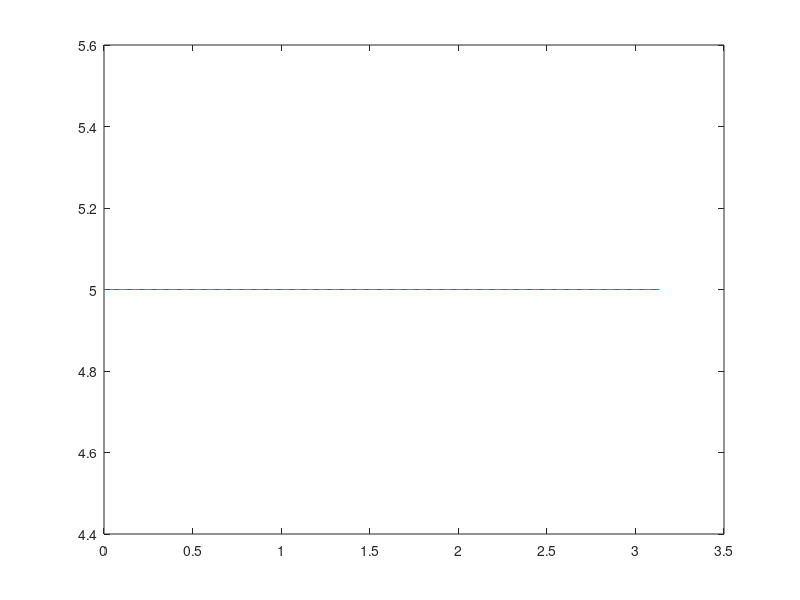

Recreate this plot in MATLAB.
clc;
clear;
close all;
z = input('Enter zeros: ');
p = input('Enter poles: ');
k = input('Enter Gain Constant: ');
[a b] = zp2tf(z.',p.',k.')
[h w] = freqz(a,b);
plot(w,abs(h));
